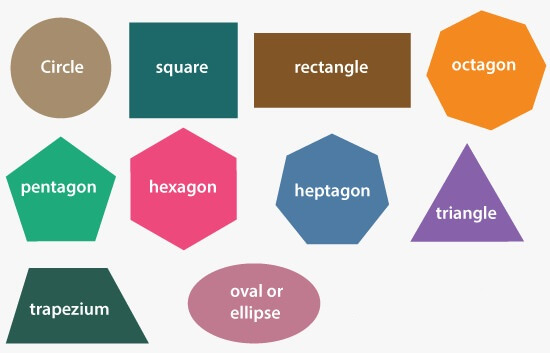
#> input picture shapes.jpg, 550 x 353 px, given in place of the camera
$ python stuff.py
#> lines starting #> are read from the running program, lines starting #| are printed output that depends on the picture; after the words box and inside, x2 and y2 are one past the last pixel; in counts of white or black regions, pixels touching at a corner belong together
import cv2

cam = cv2.VideoCapture(0)

while True:
    check, image = cam.read()
#> image is the input picture: shape (353, 550, 3); mean B, G, R 183, 187.5, 194.7
    gray = cv2.cvtColor(image, cv2.COLOR_BGR2GRAY)
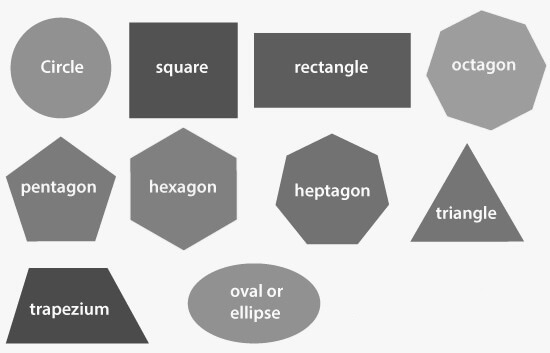
#> gray: shape (353, 550); min 56, max 255, mean 189.1
    blur = cv2.GaussianBlur(gray, (5,5), 0)
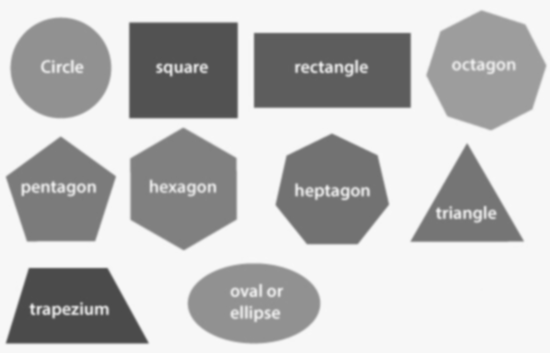
#> blur: shape (353, 550); min 74, max 248, mean 189.1
    thresh = cv2.threshold(blur, 0, 255, cv2.THRESH_BINARY_INV + cv2.THRESH_OTSU)[1]
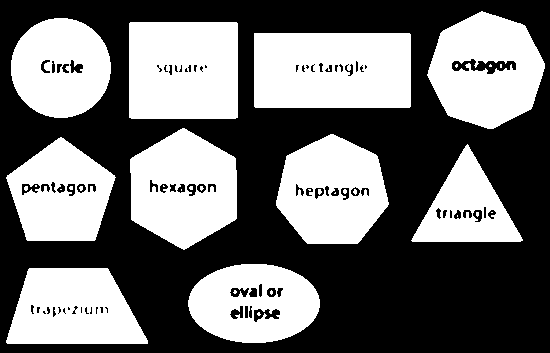
#> thresh: shape (353, 550); 44.5% white; 33 white regions (23 under 20 px), largest, box (x1, y1, x2, y2) and area: (254, 33, 411, 108) 11554, (129, 22, 238, 119) 10440, (427, 11, 545, 129) 9521

    # Find bounding box
    x,y,w,h = cv2.boundingRect(thresh)
#> x = 6; y = 11; w = 539; h = 333
    cv2.rectangle(image, (x, y), (x + w, y + h), (36,255,12), 2)
    cv2.putText(image, "w={},h={}".format(w,h), (x,y - 10), cv2.FONT_HERSHEY_SIMPLEX, 0.7, (36,255,12), 2)
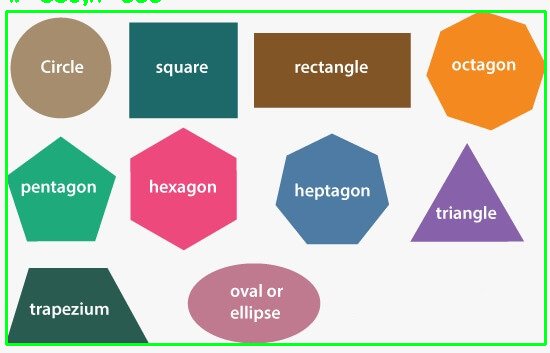
#> image: shape (353, 550, 3); mean B, G, R 177.2, 187.8, 188.2
    cv2.imshow('video', image)
    key = cv2.waitKey(1)
#> (key Esc is pressed here)
    if key == 27:
        break
cam.release()
cv2.destroyAllWindows()
